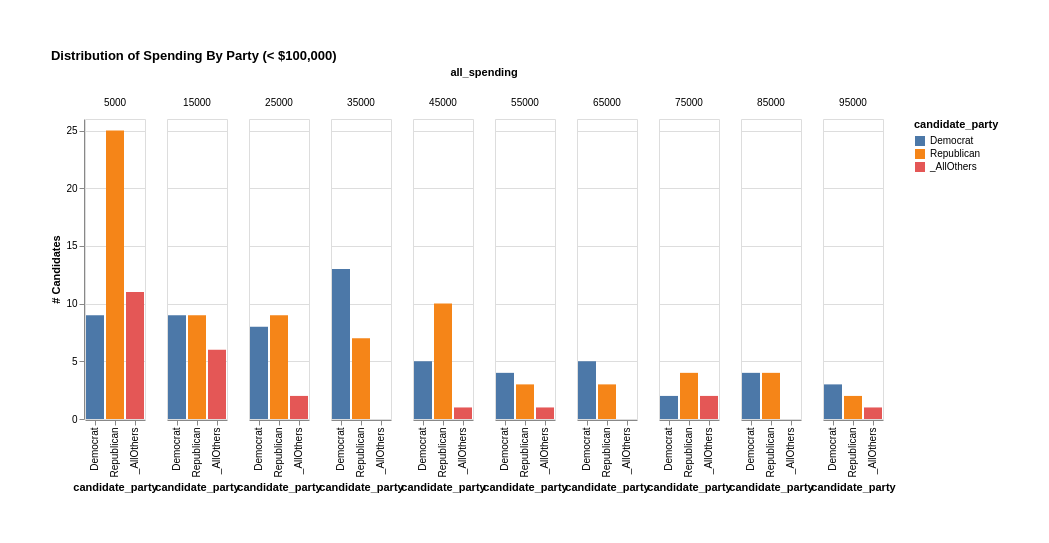

This figure's Vega-Lite source:
### Vega-Lite specification from a JSON file in a GitHub repository (floating-point values rounded to 4 significant figures)
{"config": {"view": {}, "padding": 50}, "mark": {"binSpacing": 1, "type": "bar"}, "data": {"values": [{"candidate_party": "Democrat", "all_spending": 5000, "count": 9}, {"candidate_party": "Democrat", "all_spending": 15000, "count": 9}, {"candidate_party": "Democrat", "all_spending": 25000, "count": 8}, {"candidate_party": "Democrat", "all_spending": 35000, "count": 13}, {"candidate_party": "Democrat", "all_spending": 45000, "count": 5}, {"candidate_party": "Democrat", "all_spending": 55000, "count": 4}, {"candidate_party": "Democrat", "all_spending": 65000, "count": 5}, {"candidate_party": "Democrat", "all_spending": 75000, "count": 2}, {"candidate_party": "Democrat", "all_spending": 85000, "count": 4}, {"candidate_party": "Democrat", "all_spending": 95000, "count": 3}, {"candidate_party": "Republican", "all_spending": 5000, "count": 25}, {"candidate_party": "Republican", "all_spending": 15000, "count": 9}, {"candidate_party": "Republican", "all_spending": 25000, "count": 9}, {"candidate_party": "Republican", "all_spending": 35000, "count": 7}, {"candidate_party": "Republican", "all_spending": 45000, "count": 10}, {"candidate_party": "Republican", "all_spending": 55000, "count": 3}, {"candidate_party": "Republican", "all_spending": 65000, "count": 3}, {"candidate_party": "Republican", "all_spending": 75000, "count": 4}, {"candidate_party": "Republican", "all_spending": 85000, "count": 4}, {"candidate_party": "Republican", "all_spending": 95000, "count": 2}, {"candidate_party": "_AllOthers", "all_spending": 5000, "count": 11}, {"candidate_party": "_AllOthers", "all_spending": 15000, "count": 6}, {"candidate_party": "_AllOthers", "all_spending": 25000, "count": 2}, {"candidate_party": "_AllOthers", "all_spending": 35000, "count": 0}, {"candidate_party": "_AllOthers", "all_spending": 45000, "count": 1}, {"candidate_party": "_AllOthers", "all_spending": 55000, "count": 1}, {"candidate_party": "_AllOthers", "all_spending": 65000, "count": 0}, {"candidate_party": "_AllOthers", "all_spending": 75000, "count": 2}, {"candidate_party": "_AllOthers", "all_spending": 85000, "count": 0}, {"candidate_party": "_AllOthers", "all_spending": 95000, "count": 1}]}, "$schema": "https://vega.github.io/schema/vega-lite/v5.json", "title": "Distribution of Spending By Party (< $100,000)", "encoding": {"color": {"field": "candidate_party", "type": "nominal"}, "x": {"field": "candidate_party", "type": "nominal", "axis": {}}, "column": {"field": "all_spending", "type": "quantitative"}, "y": {"field": "count", "type": "quantitative", "axis": {"title": "# Candidates"}}}}
